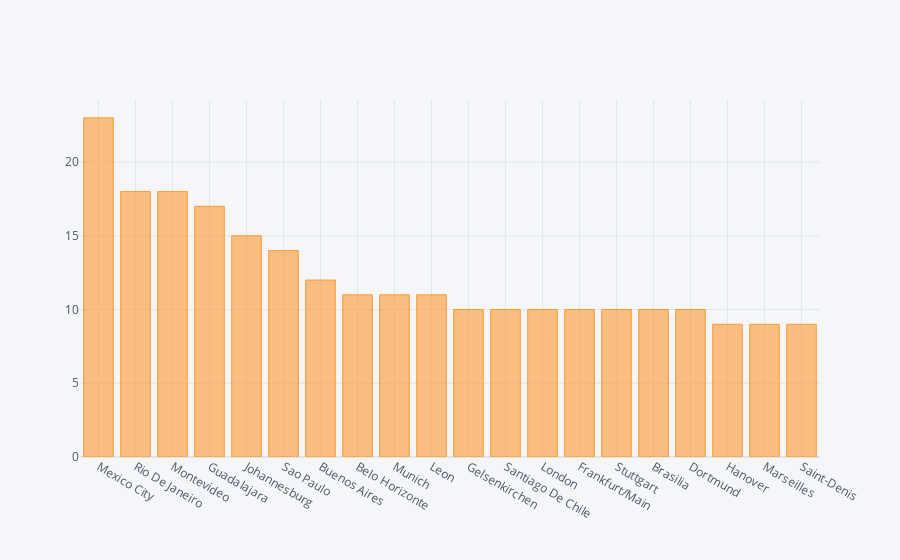

The code cell stored with this chart in its notebook:
### Code cell
matches['City'].value_counts()[:20].iplot(kind = 'bar')

### Figure 1 — Plotly figure (JSON) as saved in the notebook; plotly's stock layout.template omitted (floating-point values rounded to 4 significant figures)
{"data": [{"marker": {"color": "rgba(255, 153, 51, 0.6)", "line": {"color": "rgba(255, 153, 51, 1.0)", "width": 1}}, "name": "City", "orientation": "v", "text": "", "type": "bar", "x": ["Mexico City ", "Rio De Janeiro ", "Montevideo ", "Guadalajara ", "Johannesburg ", "Sao Paulo ", "Buenos Aires ", "Belo Horizonte ", "Munich ", "Leon ", "Gelsenkirchen ", "Santiago De Chile ", "London ", "Frankfurt/Main ", "Stuttgart ", "Brasilia ", "Dortmund ", "Hanover ", "Marseilles ", "Saint-Denis "], "y": [23, 18, 18, 17, 15, 14, 12, 11, 11, 11, 10, 10, 10, 10, 10, 10, 10, 9, 9, 9]}], "layout": {"legend": {"bgcolor": "#F5F6F9", "font": {"color": "#4D5663"}}, "paper_bgcolor": "#F5F6F9", "plot_bgcolor": "#F5F6F9", "title": {"font": {"color": "#4D5663"}}, "xaxis": {"gridcolor": "#E1E5ED", "showgrid": true, "tickfont": {"color": "#4D5663"}, "title": {"font": {"color": "#4D5663"}, "text": ""}, "zerolinecolor": "#E1E5ED"}, "yaxis": {"gridcolor": "#E1E5ED", "showgrid": true, "tickfont": {"color": "#4D5663"}, "title": {"font": {"color": "#4D5663"}, "text": ""}, "zerolinecolor": "#E1E5ED"}}}
